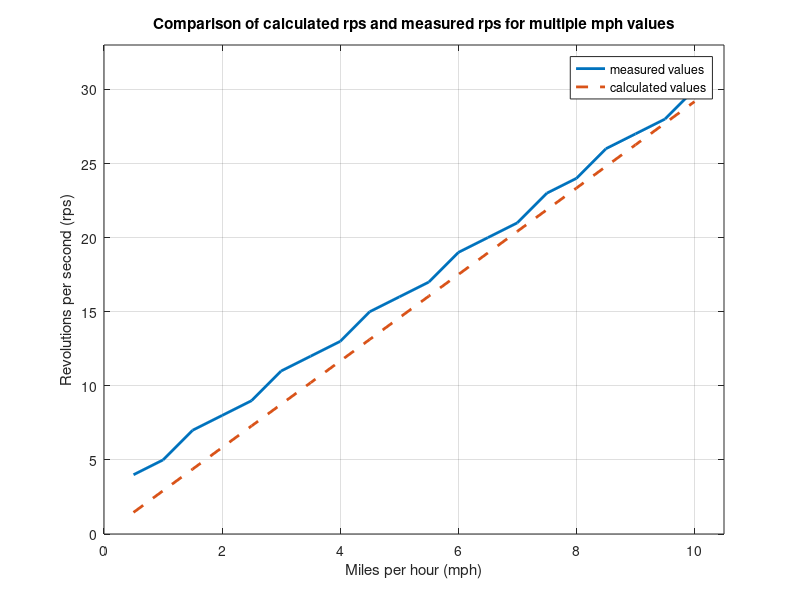
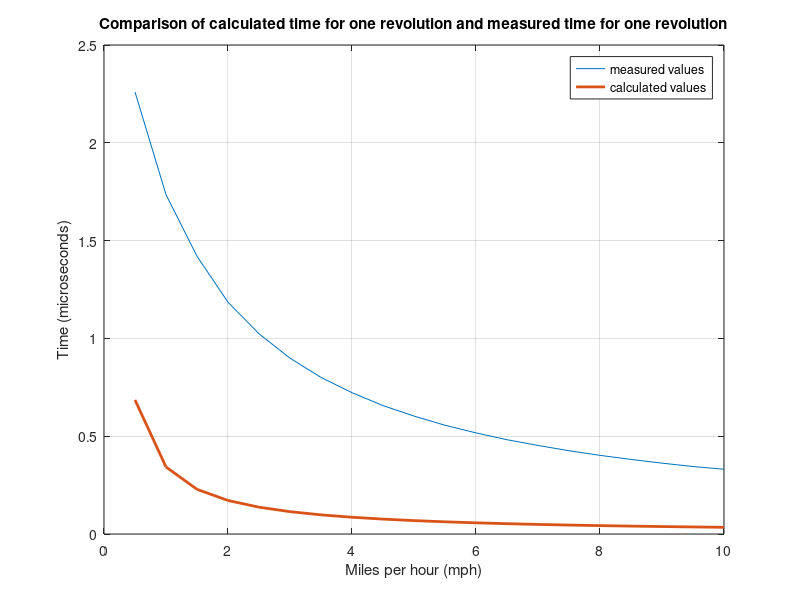
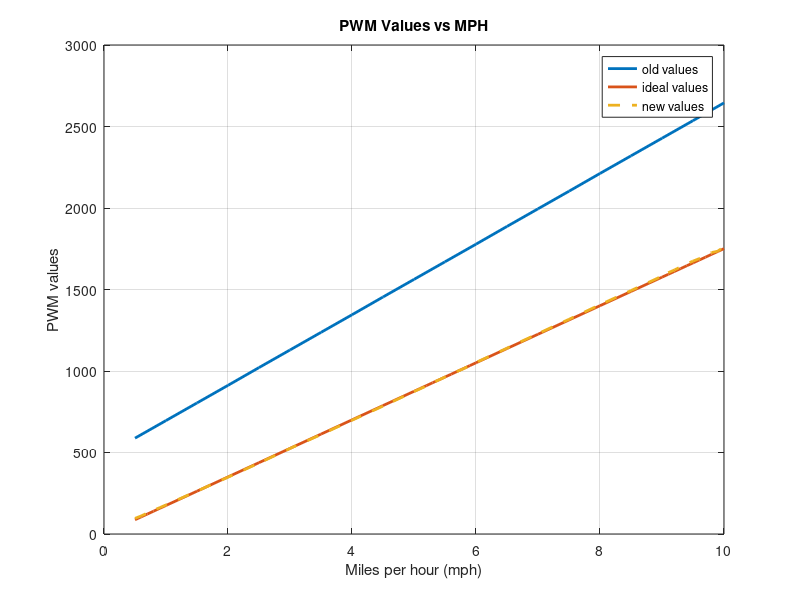

The MATLAB source for these figures, in order:

mph_intervals = [0.5 : 0.5 : 10];
measured_rps = [4 5 7 8 9 11 12 13 15 16 17 19 20 21 23 24 26 27 28 30];
miles_to_inches = 63360;
hours_to_seconds = 3600;
diameter = 1.92;
circumference = pi * diameter;

% time in microseconds
upper_speed_lim = [227000 175000 143000 119000 102700 90100 80200 72400 65700 60400 55700 51800 48300 45350 42600 40280 38200 36300 34600 33150];
lower_speed_lim = [225000 172000 141000 118000 102000 89700 79900 72100 65600 60200 55500 51600 48100 45200 42540 40150 38050 36150 34400 33050];

test_data_speed = [0.5 0.6 0.7 0.8 0.9 1.0 1.5 2.0 2.5 3.0 3.5 4.0 4.5 5.0 5.1 5.2 5.3 5.4 5.5 5.6 5.7 5.8 5.9 6.0 6.5 7.0 7.5 8.0 8.5 9.0 9.1 9.2 9.3 9.4 9.5 9.6 9.7 9.8 9.9 10.0];

ideal_PWM = [87.54 105.06 122.52 140.04 157.56 175.08 262.62 350.16 437.7 525.24 612.72 700.26 787.8 875.34 892.86 910.38 927.9 945.36 962.88 980.4 997.92 1015.38 1032.9 1050.42 1137.96 1225.5 1313.04 1400.58 1488.12 1575.66 1593.12 1610.64 1628.16 1645.68 1663.14 1680.66 1698.18 1715.7 1733.22 1750.68];

real_PWM = [95.88 110.91 128.68 145.79 161.77 178.51 263.26 348.55 435.28 524.96 610.08 698.01 784.77 873.74 890.92 908.16 927.57 945.56 962.90 980.30 997.83 1014.58 1033.12 1052.29 1140.13 1229.17 1317.30 1406.59 1493.46 1582.03 1603.27 1619.59 1638.54 1658.25 1674.20 1689.23 1708.60 1727.00 1734.95 1763.10];

avg_one_rev_time = ((upper_speed_lim + lower_speed_lim) / 2) * 10e-6;

%% Calculations for rps and time for a revolution
calculated_rps = (mph_intervals * miles_to_inches) / (hours_to_seconds * circumference);
calculated_one_rev_time = 1 ./ calculated_rps; 

% x = -pi:0.1:pi;
% plot(x, cos(x));

figure(1);
plot(mph_intervals, measured_rps, 'LineWidth', 2)
hold on;
plot(mph_intervals, calculated_rps, "--",'LineWidth', 2)
hold off;
xlim([0 10.5])
ylim([0 33])
grid on
title("Comparison of calculated rps and measured rps for multiple mph values")
xlabel("Miles per hour (mph)")
ylabel("Revolutions per second (rps)")
legend({'measured values', 'calculated values'})


figure(2);
plot(mph_intervals, avg_one_rev_time, mph_intervals, calculated_one_rev_time, 'LineWidth', 2)
grid on
title("Comparison of calculated time for one revolution and measured time for one revolution")
ylabel("Time (microseconds)")
xlabel("Miles per hour (mph)")
legend({'measured values', 'calculated values'})


TREADMILL_SPEEP_PWM = [588 696 804 912 1021  1129  1237  1345  1454  1562  1670  1778  1887  1995  2103  2212  2320  2428  2536  2645];

figure(3);
plot(mph_intervals, TREADMILL_SPEEP_PWM,'LineWidth', 2)
hold on;
plot(test_data_speed, ideal_PWM, 'LineWidth', 2)
plot(test_data_speed, real_PWM, "--",'LineWidth', 2)
hold off;
grid on
title("PWM Values vs MPH")
ylabel("PWM values")
xlabel("Miles per hour (mph)")
legend({'old values','ideal values', 'new values'})
